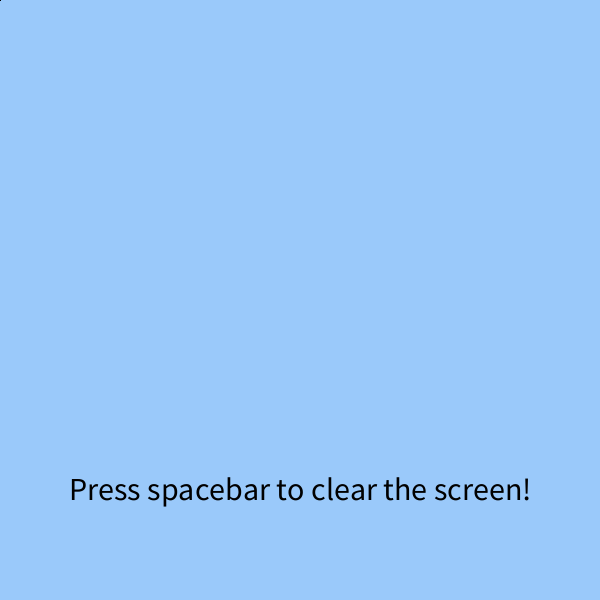
Frame 1 (no input)
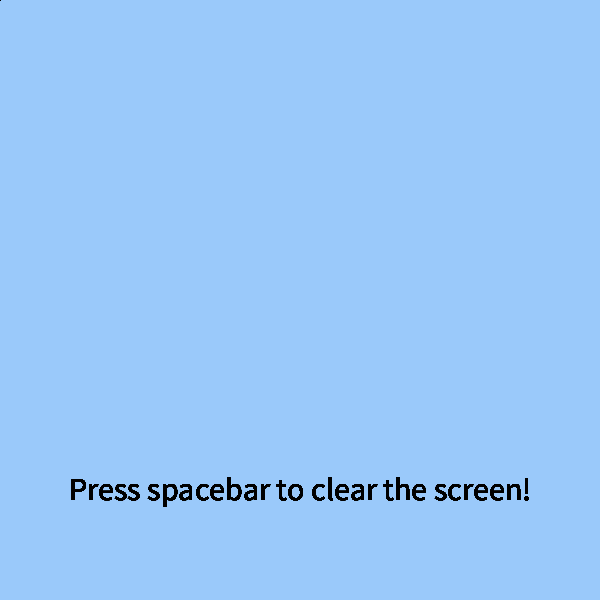
Frame 60 (the mouse pressed at the canvas centre just before this capture)
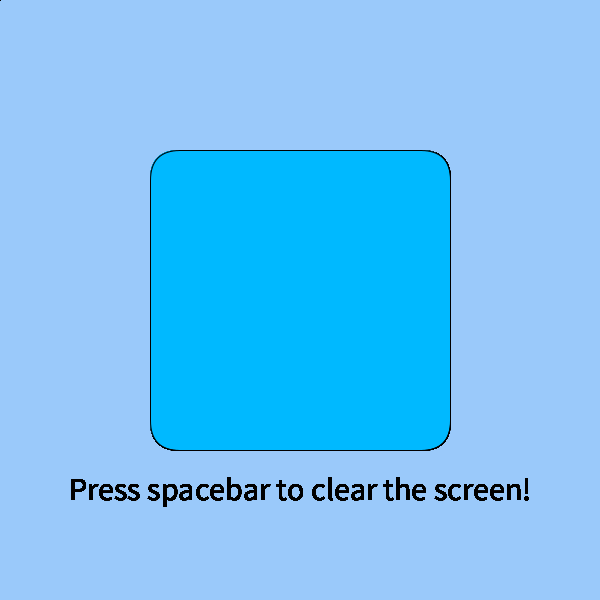
Frame 120 (the mouse held since frame 60 and released just before this capture)

The Processing sketch that drew these frames (run headless with seeded random() and noise(); from frame 60 on, the mouse is pressed at the canvas centre):

// Processing sketch: processing_126610
// ── processing_126610.pde

void setup () {
  size(600, 600);
  background(154,201,250); 
  textSize(32);
  textAlign(CENTER);
  
}
void draw (){
  
  if (mousePressed) {
      fill(0,185,255);
      rectMode(CENTER);
      rect( mouseX, mouseY, 600-mouseX, 600-mouseX,30);
  } 
  else {
      fill(13,250,204);
      rectMode(CENTER);
      rect( mouseX, mouseY, mouseX, mouseX);
  }
  //premi spazio per pulire lo schermo
  if (keyPressed && key== ' ') {
      background(154,201,250);
  }   
  
  fill(0);
  text("Press spacebar to clear the screen!",300,500);
}
